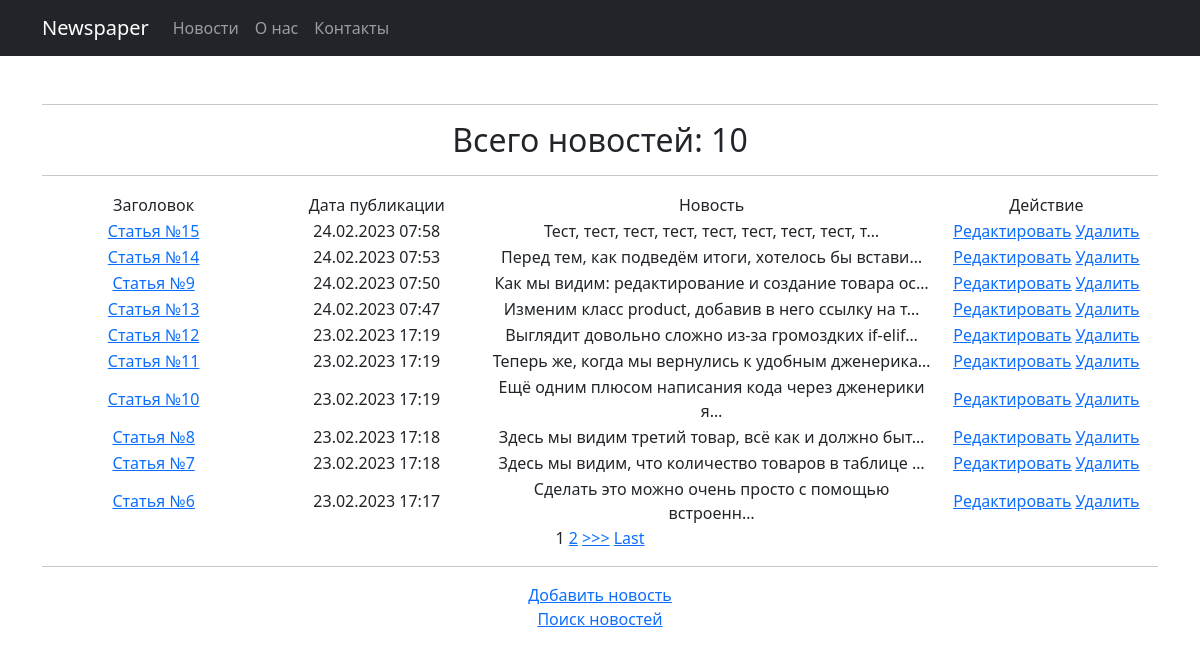
Page /news/ (signed in) on the committed database.
### news/models.py (models this page shows, shortened)
class Post(models.Model):
    author = models.ForeignKey(Author, on_delete=models.CASCADE)
    NEWS = 'NW'
    ARTICLE = 'AR'
    CATEGORY_CHOICES = (
        (NEWS, 'Новость'),
        (ARTICLE, 'Статья')
    )
    categoryType = models.CharField(max_length=2, choices=CATEGORY_CHOICES, default=ARTICLE)
    dateCreation = models.DateTimeField(auto_now_add=True)
    postCategory = models.ManyToManyField(Category, through='PostCategory')
    title = models.CharField(max_length=128)
    text = models.TextField()
    rating = models.SmallIntegerField(default=0)

### news/views.py (the view)
# urls.py: path('', NewsList.as_view(), name='post_list'),
class NewsList(LoginRequiredMixin, ListView):
    model = Post
    template_name = 'news.html'
    context_object_name = 'news'
    queryset = Post.objects.order_by('-dateCreation')
    paginate_by = 10

### templates/news.html (shortened to what this page needs)
{% extends 'flatpages/default.html' %}
{% block content %}
<h2>Всего новостей: {{ news | length }}</h2>
<hr>
{% if news %}
<table>
    <tr>
        <td>
            Заголовок
        </td>
        <td>
            Дата публикации
        </td>
        <td>
            Новость
        </td>
        <td>
            Действие
        </td>
    </tr>
    {% for post in news %}
    <tr>
        <td align="center" width="20%">
            <a href="{% url 'post' post.id %}">{{ post.title }}</a>
        </td>
        <td align="center" width="20%">
            {{ post.dateCreation | date:'d.m.Y H:i' }}
        </td>
        <td align="center" width="40%">
            {{ post.text | truncatechars:50 }}
        </td>
        <td align="center" width="20%">
            <a href="{% url 'news_edit' post.id %}"><u>Редактировать</u></a>
            <a href="{% url 'news_delete' post.id %}"><u>Удалить</u></a>
        </td>
    </tr>
    {% endfor %}
</table>
{% else %}
<h1>На сегодня новостей нет.</h1>
{% endif %}
{% if is_paginated %}
    {% for num in page_obj.paginator.page_range %}
        {% if page_obj.number == num %}
            <a>{{ num }}</a>
        {% elif num > page_obj.number|add:'-3' and num < page_obj.number|add:'3' %}
            <a href="?page={{ num }}">{{ num }}</a>
        {% endif %}
    {% endfor %}
    {% if page_obj.has_next %}
        <a href="?page={{ page_obj.next_page_number }}">>>></a>
        <a href="?page={{ page_obj.paginator.num_pages }}">Last</a>
    {% endif %}
{% endif %}
<hr>
<a href="{% url 'news_create' %}">Добавить новость</a>
<br>
<a href="{% url 'news_search' %}">Поиск новостей</a>
{% endblock content %}

### rows in the picture
Post: title "Статья №15", dateCreation "24.02.2023 07:58", text "Тест, тест, тест, тест, тест, тест, тест, тест, т…"
Post: title "Статья №14", dateCreation "24.02.2023 07:53", text "Перед тем, как подведём итоги, хотелось бы встави…"
Post: title "Статья №9", dateCreation "24.02.2023 07:50", text "Как мы видим: редактирование и создание товара ос…"
Post: title "Статья №13", dateCreation "24.02.2023 07:47", text "Изменим класс product, добавив в него ссылку на т…"
Post: title "Статья №12", dateCreation "23.02.2023 17:19", text "Выглядит довольно сложно из-за громоздких if-elif…"
Post: title "Статья №11", dateCreation "23.02.2023 17:19", text "Теперь же, когда мы вернулись к удобным дженерика…"
Post: title "Статья №10", dateCreation "23.02.2023 17:19", text "Ещё одним плюсом написания кода через дженерики я…"
Post: title "Статья №8", dateCreation "23.02.2023 17:18", text "Здесь мы видим третий товар, всё как и должно быт…"
Post: title "Статья №7", dateCreation "23.02.2023 17:18", text "Здесь мы видим, что количество товаров в таблице …"
Post: title "Статья №6", dateCreation "23.02.2023 17:17", text "Сделать это можно очень просто с помощью встроенн…"

### other values in the picture
{{ news | length }} "10"
{{ num }} "1"
{{ num }} "2"
